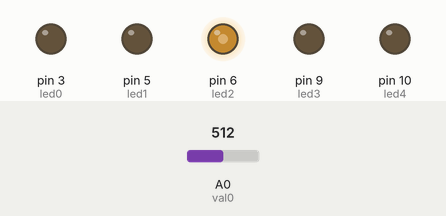
Bench run of a sketch on a simulated Arduino Uno, built with avr-gcc and run on an emulated ATmega328P. Shown: output pins drawn as LEDs (lit = HIGH). The test bench sets the inputs (shaded band); at power-on: A0 (val0) = 512.

Above: at 1.2 s.
1.3 s: A0 (val0) set to 716
At 2.5 s:
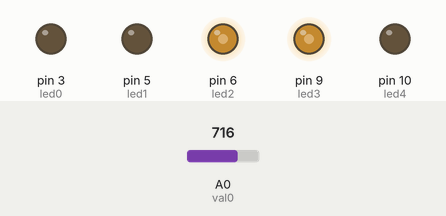
2.8 s: A0 (val0) set to 900
At 3.6 s:
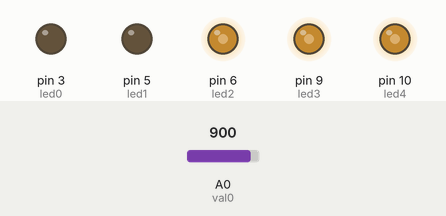
4.3 s: A0 (val0) set to 306
At 4.7 s:
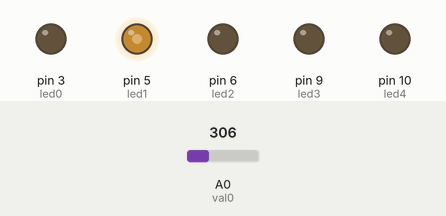
5.8 s: A0 (val0) set to 122
At 7.0 s:
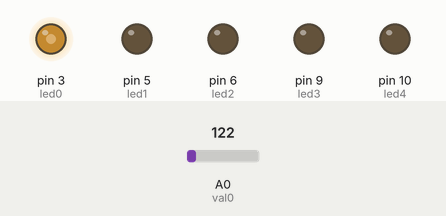
7.3 s: A0 (val0) set to 0
At 8.2 s:
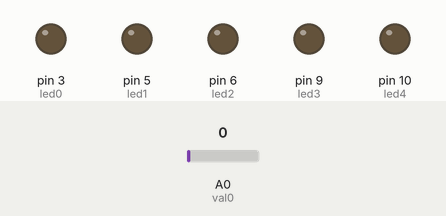
Timing chart, 0 to 9.8 s (numbered marks = the images above; inputs shaded):
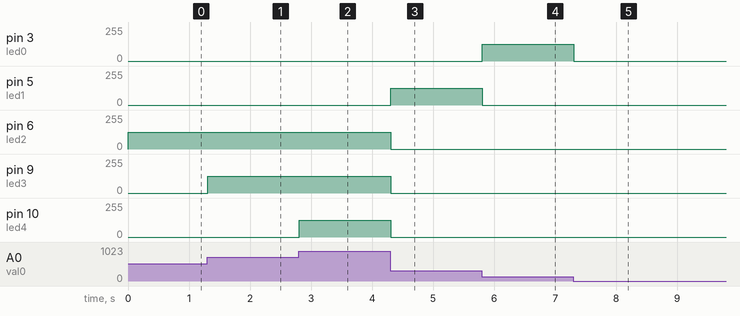

The sketch:

EXAMEN.ino
```cpp
/**********************************************************************************
** Erik Lopez                         Examen                          12/03/2024 **
**********************************************************************************/
const byte led0 = 3;
const byte led1 = 5;
const byte led2 = 6;
const byte led3 = 9;
const byte led4 = 10;
const byte val0 = A0;
int valEntrada;
float voltage;

void setup()
{
  pinMode(led0, OUTPUT);
  pinMode(led1, OUTPUT);
  pinMode(led2, OUTPUT);
  pinMode(led3, OUTPUT);
  pinMode(led4, OUTPUT);
}

void loop()
{
  valEntrada = analogRead(val0);
  voltage = ( (float) valEntrada * 5.0) / 1023.0;

  if (voltage <= 0.1)
  {
    analogWrite(led0, 0);
    analogWrite(led1, 0);
    analogWrite(led2, 0);
    analogWrite(led3, 0);
    analogWrite(led4, 0);
  }

  else if (voltage <= 1)
  {
    analogWrite(led0, 125);
    analogWrite(led1, 0);
    analogWrite(led2, 0);
    analogWrite(led3, 0);
    analogWrite(led4, 0);
  }

  else if (voltage <= 2)
  {
    analogWrite(led1, 125);
    analogWrite(led2, 0);
    analogWrite(led3, 0);
    analogWrite(led4, 0);
  }

  else if (voltage <= 3)
  {
    analogWrite(led2, 125);
    analogWrite(led3, 0);
    analogWrite(led4, 0);
  }

  else if (voltage <= 4)
  {
    analogWrite(led3, 125);
    analogWrite(led4, 0);
  }

  else if (voltage <= 5)
  {
    analogWrite(led4, 125);
  }

  delay(65);
}
```

Measured:
- after the input at 1.3 s, pin 9 (led3): 0/255 → 125/255 at once
- after the input at 2.8 s, pin 10 (led4): 0/255 → 125/255 at once
- after the input at 4.3 s, pin 5 (led1): 0/255 → 125/255 at once; pin 6 (led2), pin 9 (led3), pin 10 (led4): 125/255 → 0/255 at once
- after the input at 5.8 s, pin 3 (led0): 0/255 → 125/255 at once; pin 5 (led1): 125/255 → 0/255 at once
- after the input at 7.3 s, pin 3 (led0): 125/255 → 0/255 at once
